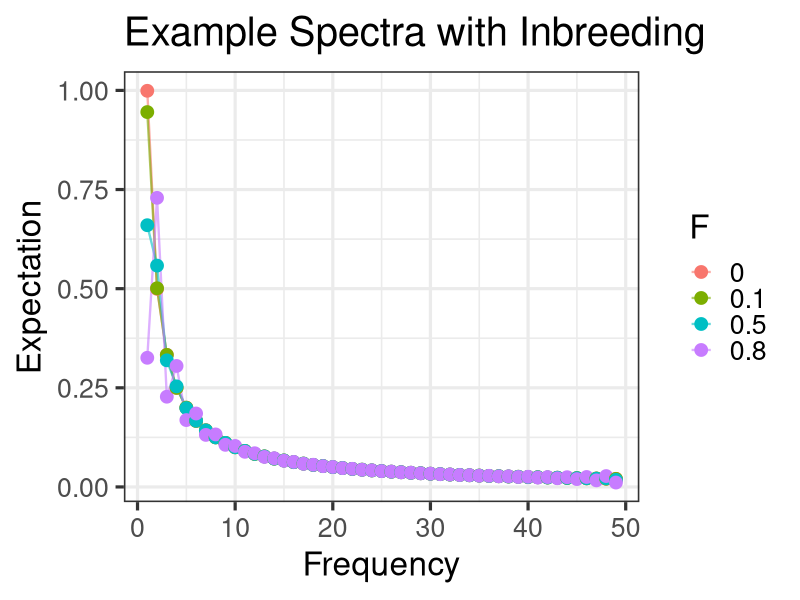

R code for this plot:
library(tidyverse)

df <- read_csv("spectra.csv")
df2 <- data.frame(F=as.factor(df$Fis),Frequency=df$X,Expectation=df$Y)

p <- df2 %>% ggplot(aes(Frequency,Expectation,group=F,color=F)) + 
  geom_line(size=0.8,alpha=0.6) +
  geom_point(size=4) +
  theme_bw(base_size = 24) +
  ggtitle("Example Spectra with Inbreeding")

ggsave("inbreeding-spectra.pdf", height=8, width=10)
